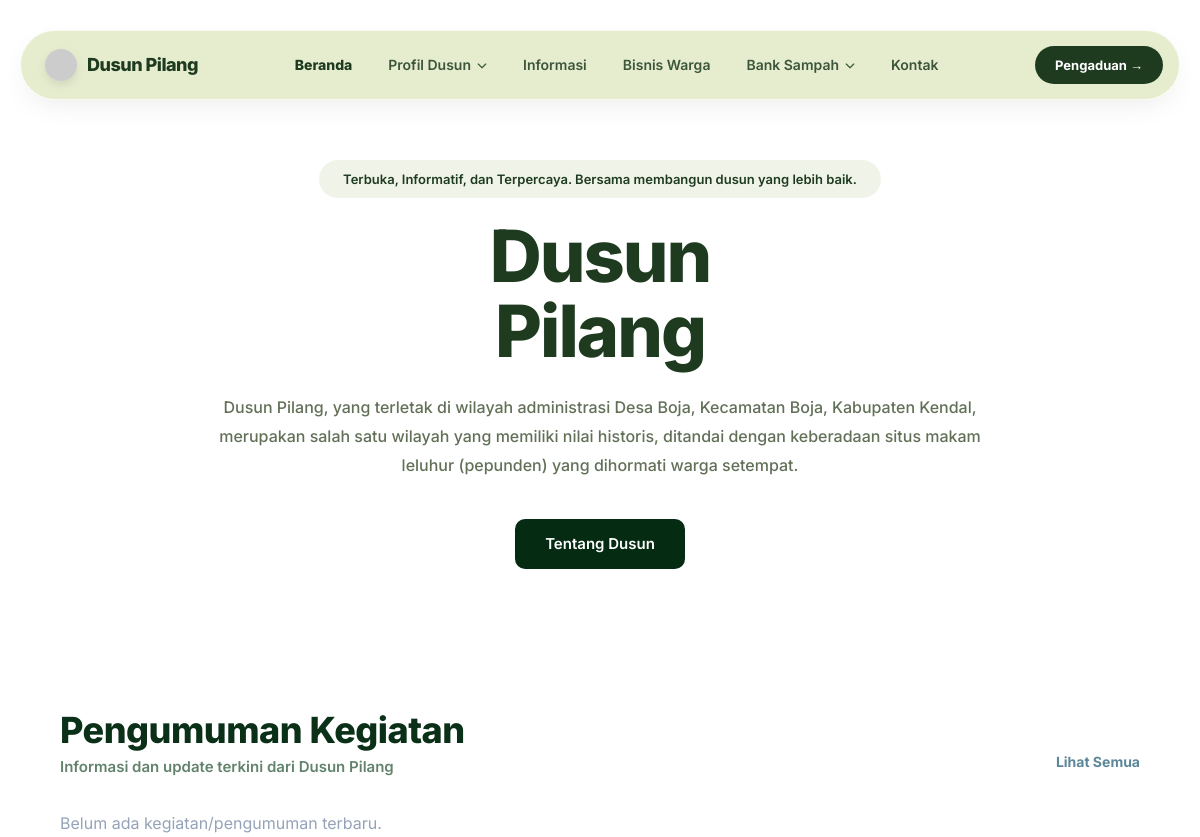
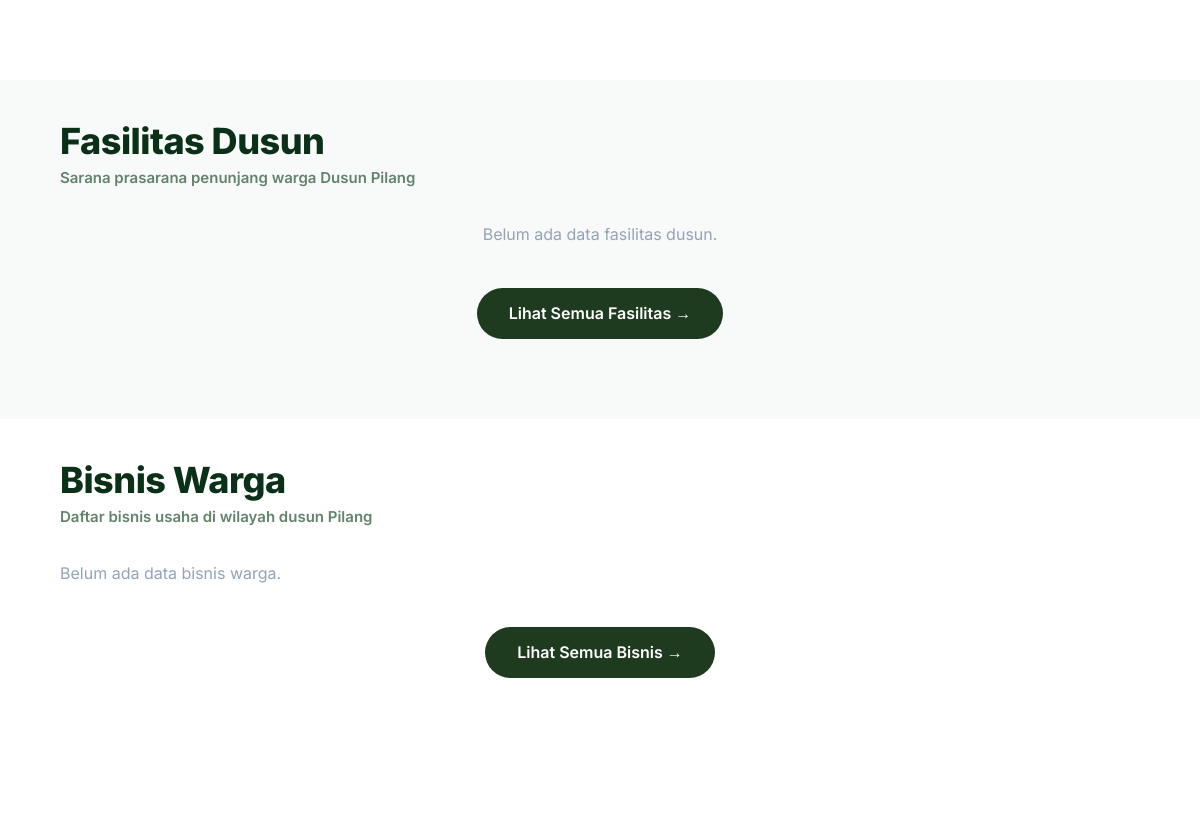
Before: / (upper part) with the older database file (2 pictures, top to bottom).
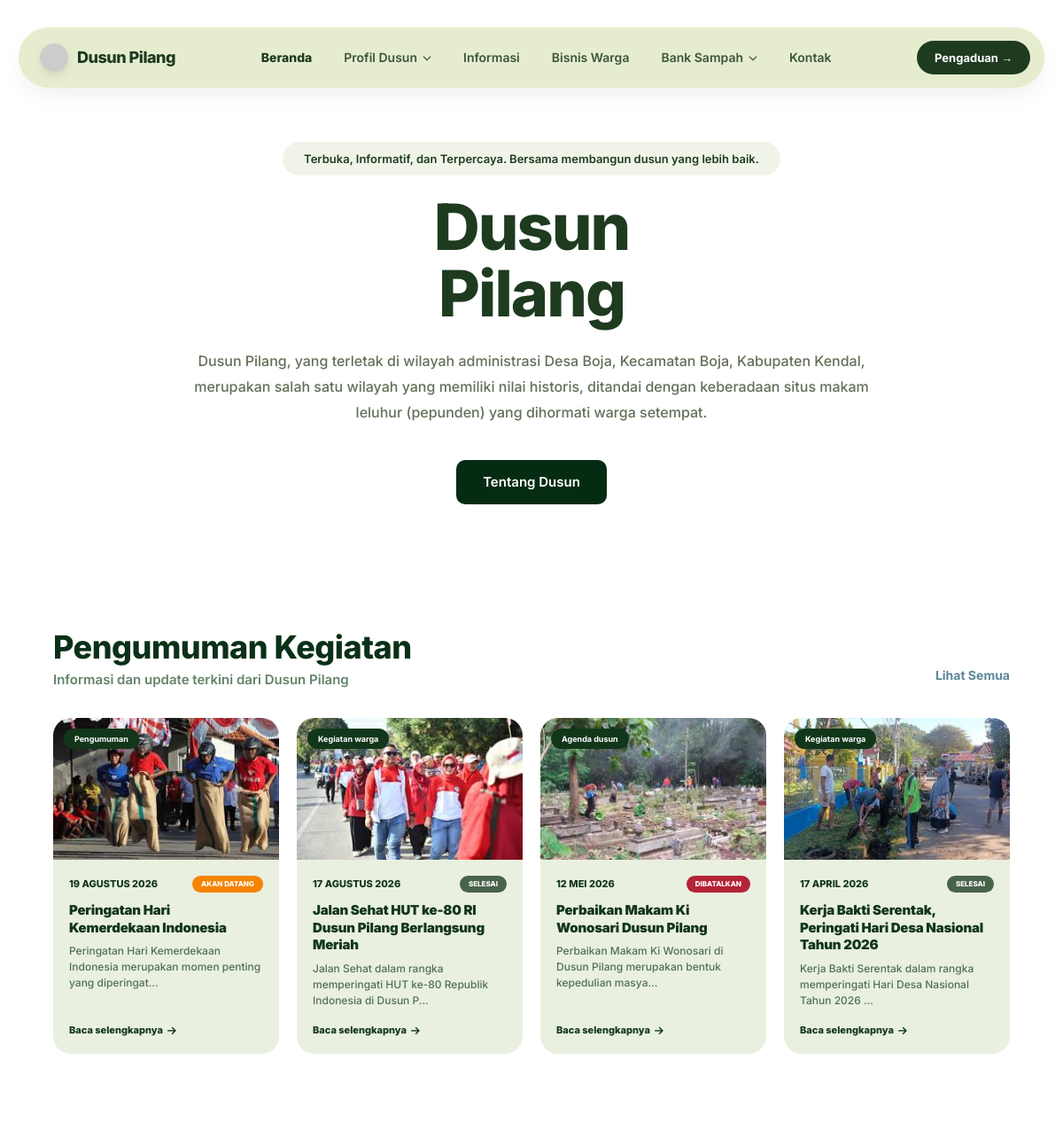
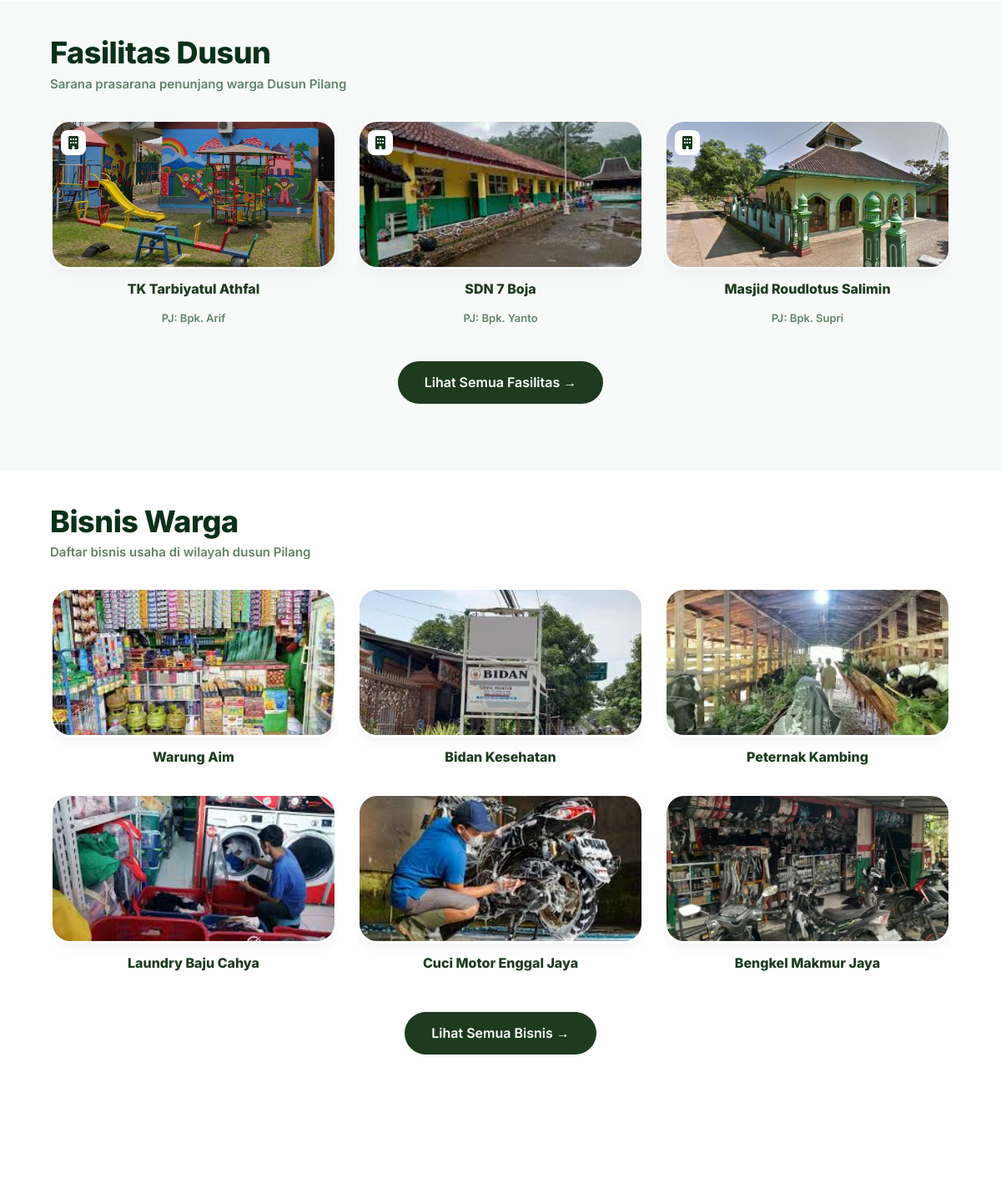
After: the same page with the newer database file (2 pictures, top to bottom).
### tables this page shows
CREATE TABLE `t_kegiatan_dusun` (
  `id_kegiatan` int NOT NULL,
  `judul` varchar(100) DEFAULT NULL,
  `foto` varchar(225) DEFAULT NULL,
  `keterangan` text,
  `tanggal` date DEFAULT NULL,
  `lokasi` varchar(225) DEFAULT NULL,
  `penyelenggara` varchar(100) DEFAULT NULL,
  `waktu_mulai` time DEFAULT NULL,
  `waktu_selesai` time DEFAULT NULL,
  `jenis_kegiatan` varchar(50) DEFAULT NULL,
  `status` enum('akan_datang','dimulai','ditunda','selesai','dibatalkan') DEFAULT NULL,
  `created_at` timestamp NULL DEFAULT CURRENT_TIMESTAMP,
  `updated_at` timestamp NULL DEFAULT CURRENT_TIMESTAMP ON UPDATE CURRENT_TIMESTAMP
);

CREATE TABLE `t_fasilitas_dusun` (
  `id_fasilitas` int NOT NULL,
  `nama_fasilitas` varchar(200) DEFAULT NULL,
  `unit` int DEFAULT NULL,
  `penanggung_jawab` varchar(100) DEFAULT NULL,
  `foto` varchar(225) DEFAULT NULL,
  `keterangan` text,
  `created_at` timestamp NULL DEFAULT CURRENT_TIMESTAMP
);

CREATE TABLE `t_bisnis_desa` (
  `id_bisnis` int NOT NULL,
  `nama_usaha` varchar(100) DEFAULT NULL,
  `nama_pengusaha` varchar(100) DEFAULT NULL,
  `jenis_usaha` varchar(100) DEFAULT NULL,
  `keterangan` text,
  `alamat` varchar(225) DEFAULT NULL,
  `no_telp` varchar(15) DEFAULT NULL,
  `foto` varchar(225) DEFAULT NULL,
  `status` enum('buka','tutup','libur') DEFAULT NULL,
  `created_at` timestamp NULL DEFAULT CURRENT_TIMESTAMP,
  `updated_at` timestamp NULL DEFAULT CURRENT_TIMESTAMP ON UPDATE CURRENT_TIMESTAMP
);

### index.php (the view, shortened to what the changed rows need)
<?php require_once 'config.php'; ?>
<!DOCTYPE html>
<html lang="id">
<head>
    <link rel="stylesheet" href="https://cdnjs.cloudflare.com/ajax/libs/font-awesome/6.4.0/css/all.min.css">
    <link rel="stylesheet" href="style.css">
</head>
<body>
    <section class="hero">
        <div class="hero-content">
            <h1>Dusun<br>Pilang</h1>
        </div>
    </section>
    <section id="informasi" class="section">
        <div class="section-header" style="display: flex; justify-content: space-between; align-items: flex-end; margin-bottom: 30px;">
            <div class="section-header-title">
                <h2 style="font-size: 36px; font-weight: 800; color: #0b3018; margin-bottom: 2px; letter-spacing: -0.5px; font-family: 'Inter', sans-serif;">Pengumuman Kegiatan</h2>
            </div>
        </div>
        <div style="display: flex; gap: 20px; flex-wrap: wrap;">
            <?php
            try {
                $query = mysqli_query($conn, "SELECT * FROM t_kegiatan_dusun ORDER BY tanggal DESC LIMIT 4");
                if($query && mysqli_num_rows($query) > 0) {
                    while($k = mysqli_fetch_array($query)) {
                        $kategori = isset($k['jenis_kegiatan']) && !empty($k['jenis_kegiatan']) ? $k['jenis_kegiatan'] : 'Berita Dusun';
                        $mo = ['01'=>'JANUARI','02'=>'FEBRUARI','03'=>'MARET','04'=>'APRIL','05'=>'MEI','06'=>'JUNI','07'=>'JULI','08'=>'AGUSTUS','09'=>'SEPTEMBER','10'=>'OKTOBER','11'=>'NOVEMBER','12'=>'DESEMBER'];
                        $tgl_fmt = '';
                        if($k['tanggal']) {
                            $time_parts = explode('-', $k['tanggal']);
                            if(count($time_parts) == 3) {
                                $tgl_fmt = (int)$time_parts[2] . ' ' . (isset($mo[$time_parts[1]]) ? $mo[$time_parts[1]] : $time_parts[1]) . ' ' . $time_parts[0];
                            } else {
                                $tgl_fmt = date('d M Y', strtotime($k['tanggal']));
                            }
                        } else {
                            $tgl_fmt = 'AKAN DATANG';
                        }
                        $keterangan_snippet = !empty($k['keterangan']) ? mb_strimwidth(strip_tags($k['keterangan']), 0, 80, "...") : '-';
                        $status_kegiatan = str_replace('_', ' ', $k['status']);
                        $status_raw = $k['status'];
                        $bg_status = '#49634b';
                        if($status_raw == 'akan_datang') $bg_status = '#f58400';
                        elseif($status_raw == 'selesai') $bg_status = '#49634b';
                        elseif($status_raw == 'dibatalkan') $bg_status = '#B42336';
                        echo '<a href="detail_kegiatan.php?id='.intval($k['id_kegiatan']).'" class="activity-card-mini">';
                        echo '  <div class="card-img-mini">';
                        echo '      <span class="badge-left-mini">'.htmlspecialchars($kategori).'</span>';
                        echo '      <img src="assets/'.($k['foto']?$k['foto']:'placeholder.jpg').'" alt="'.htmlspecialchars($k['judul']).'" style="width: 100%; height: 100%; object-fit: cover;" onerror="this.src=\'https://images.unsplash.com/photo-1542601906990-b4d3fb778b09?ixlib=rb-1.2.1&auto=format&fit=crop&w=600&q=80\'">';
                        echo '  </div>';
                        echo '  <div class="card-body-mini">';
                        echo '      <div class="meta-row-mini">';
                        echo '          <div class="meta-date-mini">'.$tgl_fmt.'</div>';
                        echo '          <div class="status-badge-mini" style="background: '.$bg_status.';">'.htmlspecialchars($status_kegiatan).'</div>';
                        echo '      </div>';
                        echo '      <h3 class="card-title-mini">'.htmlspecialchars($k['judul']).'</h3>';
                        echo '      <p class="card-desc-mini">'.htmlspecialchars($keterangan_snippet).'</p>';
                        echo '      <div class="read-more-mini">Baca selengkapnya <i class="fas fa-arrow-right"></i></div>';
                        echo '  </div>';
                        echo '</a>';
                    }
                } else {
                    echo '<p style="color:#94a3b8; grid-column: span 4;">Belum ada kegiatan/pengumuman terbaru.</p>';
                }
            } catch (Exception $e) {
                echo '<p style="color:#94a3b8; grid-column: span 4;">Tidak dapat mengambil data kegiatan.</p>';
            }
            ?>
        </div>
    </section>
    <section id="fasilitas" class="section" style="background-color: #f8fafaf0;">
        <div class="section-header" style="margin-bottom: 30px;">
            <div class="section-header-title">
                <h2 style="font-size: 36px; font-weight: 800; color: #0b3018; margin-bottom: 2px; letter-spacing: -0.5px; font-family: 'Inter', sans-serif;">Fasilitas Dusun</h2>
            </div>
        </div>
        <div class="card-grid" style="grid-template-columns: repeat(auto-fill, minmax(300px, 1fr));">
            <?php
            try {
                $query_fasilitas = mysqli_query($conn, "SELECT * FROM t_fasilitas_dusun ORDER BY id_fasilitas DESC LIMIT 3");
                if($query_fasilitas && mysqli_num_rows($query_fasilitas) > 0) {
                    while($f = mysqli_fetch_array($query_fasilitas)) {
                        echo '<div class="card interactive-card" style="box-shadow: none; border: none; text-align: center;" onclick="window.location.href=\'fasilitas.php\'">';
                        echo '<div class="card-img-wrap" style="height: 180px; margin-bottom: 12px; position:relative;">';
                        echo '<div style="position:absolute; top:10px; left:10px; background:white; width:30px; height:30px; border-radius:8px; display:flex; align-items:center; justify-content:center; color:#12361A; z-index:2;"><i class="fas fa-building"></i></div>';
                        echo '<img src="assets/'.($f['foto'] ? $f['foto'] : 'placeholder.jpg').'" alt="'.htmlspecialchars($f['nama_fasilitas']).'" onerror="this.src=\'https://via.placeholder.com/400x300/e2e8f0/64748b?text=Fasilitas\'" style="width:100%; height:100%; object-fit:cover; border-radius:16px;">';
                        echo '</div>';
                        echo '<h3 class="card-title" style="font-size: 16px;">'.htmlspecialchars($f['nama_fasilitas']).'</h3>';
                        echo '<p style="font-size:13px; color:#62836b; margin-top:5px; font-weight:600;">PJ: '.htmlspecialchars($f['penanggung_jawab']).'</p>';
                        echo '</div>';
                    }
                } else {
                    echo '<p style="color:#94a3b8; grid-column: 1 / -1; text-align:center;">Belum ada data fasilitas dusun.</p>';
                }
            } catch (Exception $e) {
                echo '<p style="color:#94a3b8; grid-column: 1 / -1; text-align:center;">Tidak dapat mengambil data fasilitas.</p>';
            }
            ?>
        </div>
    </section>
    <section id="bisnis" class="section">
        <div class="section-header" style="margin-bottom: 30px;">
            <div class="section-header-title">
                <h2 style="font-size: 36px; font-weight: 800; color: #0b3018; margin-bottom: 2px; letter-spacing: -0.5px; font-family: 'Inter', sans-serif;">Bisnis Warga</h2>
            </div>
        </div>
        <div class="card-grid" style="grid-template-columns: repeat(auto-fill, minmax(300px, 1fr));">
            <?php
            try {
                $query_bisnis = mysqli_query($conn, "SELECT * FROM t_bisnis_desa ORDER BY id_bisnis DESC LIMIT 6");
                if($query_bisnis && mysqli_num_rows($query_bisnis) > 0) {
                    while($b = mysqli_fetch_array($query_bisnis)) {
                        echo '<div class="card interactive-card" style="box-shadow: none; border: none; text-align: center;" onclick="openBisnisModal('.$b['id_bisnis'].')">';
                        echo '<div class="card-img-wrap" style="height: 180px; margin-bottom: 12px;">';
                        echo '<img src="assets/'.($b['foto'] ? $b['foto'] : 'placeholder_bisnis.jpg').'" alt="'.htmlspecialchars($b['nama_usaha']).'" onerror="this.src=\'https://via.placeholder.com/400x300/e2e8f0/64748b?text=Usaha\'">';
                        echo '</div>';
                        echo '<h3 class="card-title" style="font-size: 16px;">'.htmlspecialchars($b['nama_usaha']).'</h3>';
                        echo '</div>';
                    }
                } else {
                    echo '<p style="color:#94a3b8; grid-column: 1 / -1;">Belum ada data bisnis warga.</p>';
                }
            } catch (Exception $e) {
                echo '<p style="color:#94a3b8; grid-column: 1 / -1;">Tidak dapat mengambil data bisnis.</p>';
            }
            ?>
        </div>
    </section>
</body>
</html>

Changed rows visible on the page:
added t_kegiatan_dusun: jenis_kegiatan "Pengumuman", foto (picture), tanggal "19 AGUSTUS 2026", status "AKAN DATANG", judul "Peringatan Hari Kemerdekaan Indonesia", keterangan "Peringatan Hari Kemerdekaan Indonesia merupakan momen penting yang diperingat..."
added t_kegiatan_dusun: jenis_kegiatan "Kegiatan warga", foto (picture), tanggal "17 AGUSTUS 2026", status "SELESAI", judul "Jalan Sehat HUT ke-80 RI Dusun Pilang Berlangsung Meriah", keterangan "Jalan Sehat dalam rangka memperingati HUT ke-80 Republik Indonesia di Dusun P..."
added t_kegiatan_dusun: jenis_kegiatan "Agenda dusun", foto (picture), tanggal "12 MEI 2026", status "DIBATALKAN", judul "Perbaikan Makam Ki Wonosari Dusun Pilang", keterangan "Perbaikan Makam Ki Wonosari di Dusun Pilang merupakan bentuk kepedulian masya..."
added t_kegiatan_dusun: jenis_kegiatan "Kegiatan warga", foto (picture), tanggal "17 APRIL 2026", status "SELESAI", judul "Kerja Bakti Serentak, Peringati Hari Desa Nasional Tahun 2026", keterangan "Kerja Bakti Serentak dalam rangka memperingati Hari Desa Nasional Tahun 2026 ..."
added t_fasilitas_dusun: foto (picture), nama_fasilitas "TK Tarbiyatul Athfal", penanggung_jawab "Bpk. Arif"
added t_fasilitas_dusun: foto (picture), nama_fasilitas "SDN 7 Boja", penanggung_jawab "Bpk. Yanto"
added t_fasilitas_dusun: foto (picture), nama_fasilitas "Masjid Roudlotus Salimin", penanggung_jawab "Bpk. Supri"
added t_bisnis_desa: foto (picture), nama_usaha "Warung Aim"
added t_bisnis_desa: foto (picture), nama_usaha "Bidan Kesehatan"
added t_bisnis_desa: foto (picture), nama_usaha "Peternak Kambing"
added t_bisnis_desa: foto (picture), nama_usaha "Laundry Baju Cahya"
added t_bisnis_desa: foto (picture), nama_usaha "Cuci Motor Enggal Jaya"
added t_bisnis_desa: foto (picture), nama_usaha "Bengkel Makmur Jaya"
Other visible differences:
text no longer shown: "Belum ada kegiatan/pengumuman terbaru. Belum ada data fasilitas dusun. Belum ada data bisnis warga."
